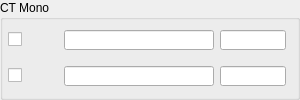
             <widget class="QGroupBox" name="groupBox_id_mono_ct">
              <property name="maximumSize">
               <size>
                <width>300</width>
                <height>16777215</height>
               </size>
              </property>
              <property name="title">
               <string>CT Mono</string>
              </property>
              <layout class="QHBoxLayout" name="horizontalLayout_50">
               <property name="leftMargin">
                <number>5</number>
               </property>
               <property name="topMargin">
                <number>0</number>
               </property>
               <property name="bottomMargin">
                <number>0</number>
               </property>
               <item>
                <layout class="QHBoxLayout" name="horizontalLayout_49">
                 <item>
                  <layout class="QGridLayout" name="gridLayout_id_12">
                   <item row="1" column="0">
                    <widget class="QCheckBox" name="checkBox_id_w10">
                     <property name="minimumSize">
                      <size>
                       <width>50</width>
                       <height>0</height>
                      </size>
                     </property>
                     <property name="maximumSize">
                      <size>
                       <width>50</width>
                       <height>16777215</height>
                      </size>
                     </property>
                     <property name="text">
                      <string/>
                     </property>
                    </widget>
                   </item>
                   <item row="0" column="0">
                    <widget class="QCheckBox" name="checkBox_id_w9">
                     <property name="minimumSize">
                      <size>
                       <width>50</width>
                       <height>0</height>
                      </size>
                     </property>
                     <property name="maximumSize">
                      <size>
                       <width>50</width>
                       <height>16777215</height>
                      </size>
                     </property>
                     <property name="text">
                      <string/>
                     </property>
                    </widget>
                   </item>
                   <item row="1" column="1">
                    <widget class="QLineEdit" name="lineEdit_id_mat_w10">
                     <property name="minimumSize">
                      <size>
                       <width>150</width>
                       <height>20</height>
                      </size>
                     </property>
                     <property name="maximumSize">
                      <size>
                       <width>150</width>
                       <height>20</height>
                      </size>
                     </property>
                    </widget>
                   </item>
                   <item row="0" column="1">
                    <widget class="QLineEdit" name="lineEdit_id_mat_w9">
                     <property name="minimumSize">
                      <size>
                       <width>150</width>
                       <height>20</height>
                      </size>
                     </property>
                     <property name="maximumSize">
                      <size>
                       <width>150</width>
                       <height>20</height>
                      </size>
                     </property>
                    </widget>
                   </item>
                   <item row="0" column="2">
                    <widget class="QLineEdit" name="lineEdit_id_thk_w9">
                     <property name="maximumSize">
                      <size>
                       <width>16777215</width>
                       <height>20</height>
                      </size>
                     </property>
                    </widget>
                   </item>
                   <item row="1" column="2">
                    <widget class="QLineEdit" name="lineEdit_id_thk_w10">
                     <property name="maximumSize">
                      <size>
                       <width>16777215</width>
                       <height>20</height>
                      </size>
                     </property>
                    </widget>
                   </item>
                  </layout>
                 </item>
                </layout>
               </item>
              </layout>
             </widget>
